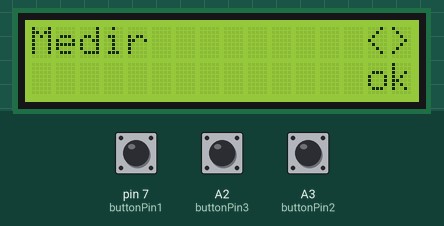
Recording of a sketch running on a simulated Arduino Uno, built with avr-gcc and run on an emulated ATmega328P. On the bench: 16×2 character LCD. The inputs (shaded band) are chosen by the test bench; at power-on: pin 7 (buttonPin1) LOW, A2 (buttonPin3) LOW, A3 (buttonPin2) LOW.

Above: at 1.2 s.
1.3 s: pin 7 (buttonPin1) pulled HIGH for 3.2 s
At 5.7 s:
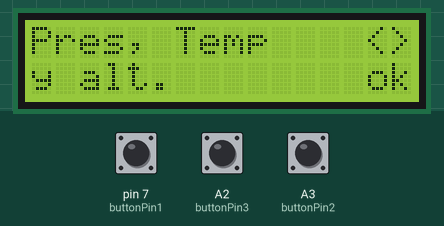
6.0 s: pin 7 (buttonPin1) pulled HIGH for 0.15 s
At 7.2 s:
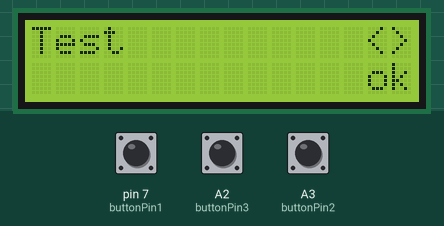
8.0 s: pin 7 (buttonPin1) pulled HIGH for 1 s
At 8.8 s:
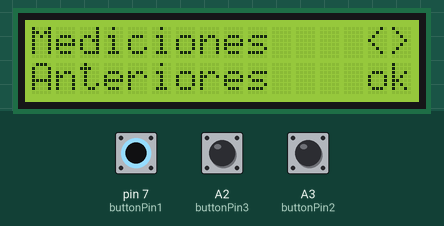
Timing chart, 0 to 11.0 s (numbered marks = the images above; inputs shaded):
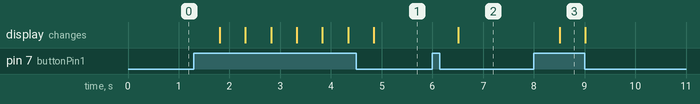

Measured:
- after the input at 1.3 s, the display: first changes after 0.51 s (image 1 shows a later state)
- after the input at 6.0 s, the display: changes after 0.51 s (image 2)
- after the input at 8.0 s, the display: changes after 0.51 s (image 3)

The sketch:

DataloggerAtmosfera4_2_full.ino
```cpp
#include <LiquidCrystal.h>
LiquidCrystal lcd(9, 10, 6, 4, 3, 2);
const int buttonPin1 = 7; //Anterior
const int buttonPin2 = A3;  //Siguiente
const int buttonPin3 = A2; //Enter/Esc
int buttonState1 = 0;
int buttonState2 = 0;
int buttonState3 = 0;
int mprincipal = 0;
int acceso = 0;
int subm = 0;
void setup() {
  // set up the LCD's number of columns and rows:
  lcd.begin(16, 2);
  // initialize the pushbutton pin as an input:
  pinMode(buttonPin1, INPUT);
  pinMode(buttonPin2, INPUT);
  pinMode(buttonPin3, INPUT);
  lcd.clear();
  lcd.home();
  lcd.print("Medir");
  lcd.setCursor(14,0);
  lcd.print("<>");
  lcd.setCursor(14,1);
  lcd.print("ok");
}
void loop(){
  // read the state of the pushbutton value:
  buttonState1 = digitalRead(buttonPin1);
  buttonState2 = digitalRead(buttonPin2);
  buttonState3 = digitalRead(buttonPin3);
  if (buttonState1 == HIGH) {
    switch(mprincipal){
    case 0:
      mprincipal=4;
      break;
    default:
      mprincipal -= 1;
    }
    acceso=0;
    delay(500);
  }
  if (buttonState2 == HIGH) {
    switch(mprincipal){
    case 4:
      mprincipal=0;
      break;
    default:
      mprincipal += 1;
    }
    acceso=0;
    delay(500);
  }
  if (buttonState3 == HIGH) {
    switch(acceso){
    case 1:
      acceso += 1;
      break;
    case 2:
      acceso=0;
    }
    delay(500);
  }
  switch(mprincipal){
  case 0:
    switch (acceso) {
    case 0:
      lcd.clear();
      lcd.home();
      lcd.print("Medir");
      lcd.setCursor(14,0);
      lcd.print("<>");
      lcd.setCursor(14,1);
      lcd.print("ok");
      acceso=1;
      break;
    case 1:
      break;
    case 2:
      break;
    }
  case 1:
    switch (acceso) {
    case 0:
      lcd.clear();
      lcd.home();
      lcd.print("Mediciones");
      lcd.setCursor(0,1);
      lcd.print("Anteriores");
      lcd.setCursor(14,0);
      lcd.print("<>");
      lcd.setCursor(14,1);
      lcd.print("ok");
      acceso=1;
      break;
    case 1:
      break;
    case 2:
      break;
    }
  case 2:
    switch (acceso) {
    case 0:
      lcd.clear();
      lcd.home();
      lcd.print("Test");
      lcd.setCursor(14,0);
      lcd.print("<>");
      lcd.setCursor(14,1);
      lcd.print("ok");
      acceso=1;
      break;
    case 1:
      break;
    case 2:
      break;
    }
  case 3:
    switch (acceso) {
    case 0:
      lcd.clear();
      lcd.home();
      lcd.print("Pres, Temp");
      lcd.setCursor(0,1);
      lcd.print("y alt.");
      lcd.setCursor(14,0);
      lcd.print("<>");
      lcd.setCursor(14,1);
      lcd.print("ok");
      acceso=1;
      break;
    case 1:
      break;
    case 2:
      break;
    }
  case 4:
    switch (acceso) {
    case 0:
      lcd.clear();
      lcd.home();
      lcd.print("Tracker");
      lcd.setCursor(14,0);
      lcd.print("<>");
      lcd.setCursor(14,1);
      lcd.print("ok");
      acceso=1;
      break;
    case 1:
      break;
    case 2:
      break;
    }
  case 5:
    switch (acceso) {
    case 0:
      lcd.clear();
      lcd.home();
      lcd.print("Info");
      lcd.setCursor(14,0);
      lcd.print("<>");
      lcd.setCursor(14,1);
      lcd.print("ok");
      acceso=1;
      break;
    case 1:
      break;
    case 2:
      break;
    }
  }

}
```
